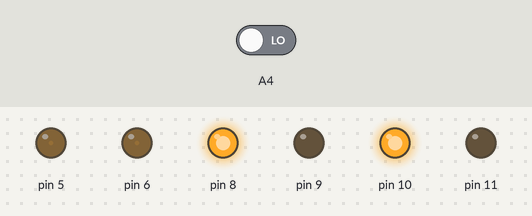
A sketch run on a simulated Arduino Uno, built with avr-gcc and run on an emulated ATmega328P. On the bench: output pins drawn as LEDs (lit = HIGH). Inputs (shaded band) come from the test bench; at power-on: A4 LOW. What the sketch prints to the serial monitor is not drawn.

Above: at 0.1 s.
Timing chart, 0 to 1.6 s (numbered marks = the images above):
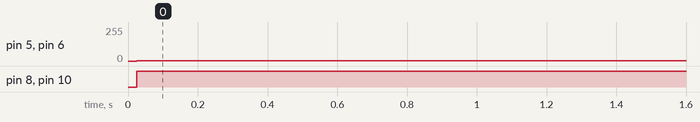

The sketch:

rc_motr_old_.ino
```cpp
void setup() {
  // put your setup code here, to run once:
  Serial.begin(9600);
  pinMode(A4, INPUT);
  pinMode(8, OUTPUT);
  pinMode(9, OUTPUT);
  pinMode(10, OUTPUT);
  pinMode(11, OUTPUT);
  pinMode(5, OUTPUT);
  pinMode(6, OUTPUT);

}

void loop() {
  // put your main code here, to run repeatedly:
  // Serial.println(analogRead(A0));
  int motSpd;
  int input = (pulseIn(A4, HIGH, 25000));
  int revMax = 2013;
  int revMin;
  int forMax;
  int forMin;
  int revSpd;
  int forSpd;
  //1522 to
  //min 995
  //max 2013


  if (input != 0) { //removes zero from the inputs of pwm
    //Serial.println(pulseIn(A4, HIGH, 25000));

   // revSpd = map(input, 1522, 2013, 90, 255); //when input in range of 1522-2013 it will change to 90 - 255 so speed controls are proper
    //forSpd = map(input, 995, 1478 , 90, 255);


    //map(value, fromLow, fromHigh, toLow, toHigh)
    revSpd = map(input, 1592, 2073, 80, 255); //when input in range of 1522-2013 it will change to 90 - 255 so speed controls are proper
    forSpd = map(input, 1570 - 22,1070 , 80, 255);

    //Serial.println(revSpd);
    //Serial.println(forSpd);

  }


  if (input > 1570+22) {
    digitalWrite(8, LOW);
    digitalWrite(9, HIGH);
    digitalWrite(10, LOW);
    digitalWrite(11, HIGH);
    motSpd = revSpd;
  }

  //  Serial.println(analogRead(A4));


  if (input < 1570-22) {
    digitalWrite(8, HIGH);
    digitalWrite(9, LOW);
    digitalWrite(10, HIGH);
    digitalWrite(11, LOW);
    motSpd = forSpd;
  }

  if (1570-40 < input && 1595 > input) motSpd = 0; //stops motor when trigger isn't held
  //scale from 995 to 1478 to 90 to 255
  //1522 to 2013
  //min 995
  //max 2013

  Serial.println(input);

  analogWrite(5, motSpd) ;
  analogWrite(6, motSpd);


}
```

Measured:
- by itself, pin 5, pin 6: 0/255 → 3/255 at 0.03 s
- by itself, pin 8, pin 10: LOW → HIGH at 0.03 s
